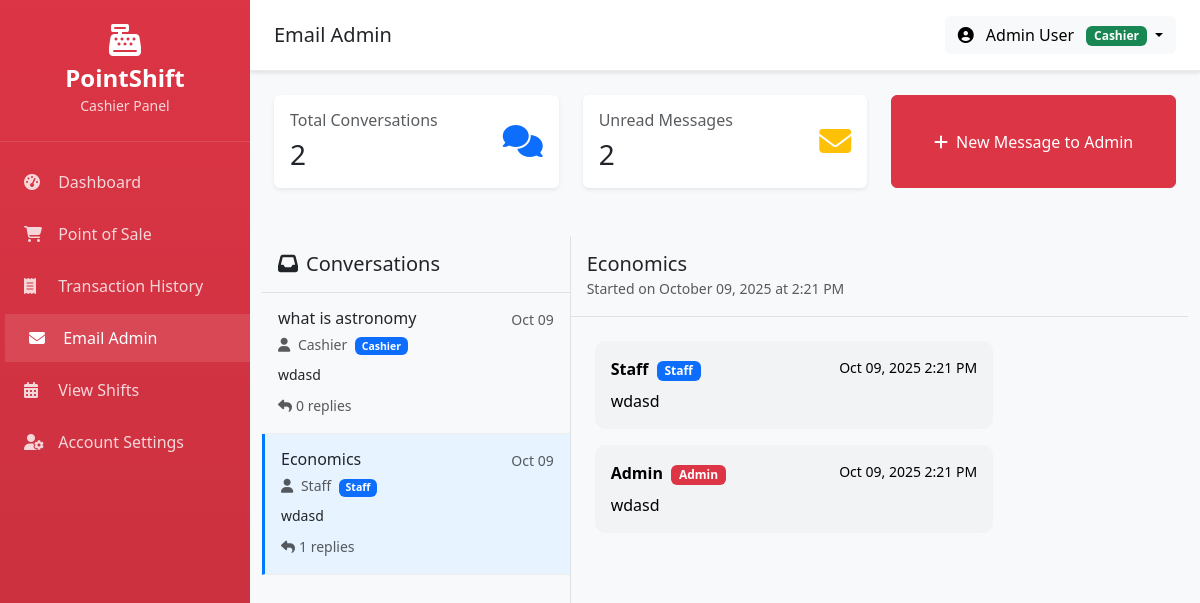
/cashier/email.php?conversation_id=1 (signed in), run on the app's committed database.
### tables this page shows
CREATE TABLE IF NOT EXISTS `messages` (
  `id` int NOT NULL AUTO_INCREMENT,
  `sender_id` int NOT NULL,
  `recipient_id` int DEFAULT NULL,
  `subject` varchar(255) NOT NULL,
  `message` text NOT NULL,
  `parent_message_id` int DEFAULT NULL COMMENT 'For threaded conversations',
  `is_read` tinyint(1) DEFAULT '0',
  `created_at` timestamp NULL DEFAULT CURRENT_TIMESTAMP,
  `updated_at` timestamp NULL DEFAULT CURRENT_TIMESTAMP ON UPDATE CURRENT_TIMESTAMP,
  PRIMARY KEY (`id`),
  KEY `sender_id` (`sender_id`),
  KEY `recipient_id` (`recipient_id`),
  KEY `parent_message_id` (`parent_message_id`),
  CONSTRAINT `messages_ibfk_1` FOREIGN KEY (`sender_id`) REFERENCES `users` (`id`),
  CONSTRAINT `messages_ibfk_2` FOREIGN KEY (`recipient_id`) REFERENCES `users` (`id`),
  CONSTRAINT `messages_ibfk_3` FOREIGN KEY (`parent_message_id`) REFERENCES `messages` (`id`) ON DELETE CASCADE
);

CREATE TABLE IF NOT EXISTS `users` (
  `id` int NOT NULL AUTO_INCREMENT,
  `username` varchar(50) NOT NULL,
  `email` varchar(100) NOT NULL,
  `password` varchar(255) NOT NULL,
  `role` enum('admin','staff','cashier') NOT NULL DEFAULT 'staff',
  `first_name` varchar(50) NOT NULL,
  `last_name` varchar(50) NOT NULL,
  `status` enum('active','inactive') DEFAULT 'active',
  `created_at` timestamp NULL DEFAULT CURRENT_TIMESTAMP,
  `updated_at` timestamp NULL DEFAULT CURRENT_TIMESTAMP ON UPDATE CURRENT_TIMESTAMP,
  PRIMARY KEY (`id`),
  UNIQUE KEY `username` (`username`),
  UNIQUE KEY `email` (`email`)
);

### cashier/email.php (the view, shortened to what this page needs)
<?php
require_once '../config.php';
$user_id = $_SESSION['user_id'];
$conversations_query = "
    SELECT m.*,
           u.first_name as sender_first_name,
           u.last_name as sender_last_name,
           u.role as sender_role,
           (SELECT COUNT(*) FROM messages WHERE parent_message_id = m.id OR id = m.id) as reply_count,
           (SELECT COUNT(*) FROM messages WHERE parent_message_id = m.id AND recipient_id = ? AND is_read = 0) as unread_replies
    FROM messages m
    JOIN users u ON m.sender_id = u.id
    WHERE (m.sender_id = ? OR m.recipient_id = ?)
    AND m.parent_message_id IS NULL
    ORDER BY m.created_at DESC
";
$stmt = $conn->prepare($conversations_query);
$stmt->bind_param("iii", $user_id, $user_id, $user_id);
$stmt->execute();
$conversations = $stmt->get_result()->fetch_all(MYSQLI_ASSOC);
$selected_conversation = null;
$conversation_thread = [];
if (isset($_GET['conversation_id'])) {
    $conversation_id = $_GET['conversation_id'];
    $stmt = $conn->prepare("
        SELECT m.*,
               u.first_name as sender_first_name,
               u.last_name as sender_last_name,
               u.role as sender_role
        FROM messages m
        JOIN users u ON m.sender_id = u.id
        WHERE m.id = ?
    ");
    $stmt->bind_param("i", $conversation_id);
    $stmt->execute();
    $selected_conversation = $stmt->get_result()->fetch_assoc();
    $stmt = $conn->prepare("
        SELECT m.*,
               u.first_name as sender_first_name,
               u.last_name as sender_last_name,
               u.role as sender_role
        FROM messages m
        JOIN users u ON m.sender_id = u.id
        WHERE m.parent_message_id = ?
        ORDER BY m.created_at ASC
    ");
    $stmt->bind_param("i", $conversation_id);
    $stmt->execute();
    $conversation_thread = $stmt->get_result()->fetch_all(MYSQLI_ASSOC);
}
$unread_count = $conn->query("SELECT COUNT(*) as count FROM messages WHERE recipient_id = $user_id AND is_read = 0")->fetch_assoc()['count'];
?>
<div class="row mb-4 p-4">
    <div class="col-md-4">
        <div class="card border-0 shadow-sm">
            <div class="card-body">
                <div class="d-flex justify-content-between align-items-center">
                    <div>
                        <h6 class="text-muted mb-2">Total Conversations</h6>
                        <h3 class="mb-0"><?php echo count($conversations); ?></h3>
                    </div>
                    <div class="text-primary">
                        <i class="fas fa-comments fa-2x"></i>
                    </div>
                </div>
            </div>
        </div>
    </div>
    <div class="col-md-4">
        <div class="card border-0 shadow-sm">
            <div class="card-body">
                <div class="d-flex justify-content-between align-items-center">
                    <div>
                        <h6 class="text-muted mb-2">Unread Messages</h6>
                        <h3 class="mb-0"><?php echo $unread_count; ?></h3>
                    </div>
                    <div class="text-warning">
                        <i class="fas fa-envelope fa-2x"></i>
                    </div>
                </div>
            </div>
        </div>
    </div>
    <div class="col-md-4">
        <button class="btn btn-danger w-100 h-100" data-bs-toggle="modal" data-bs-target="#newMessageModal">
            <i class="fas fa-plus me-2"></i>New Message to Admin
        </button>
    </div>
</div>
<div class="container-fluid px-4">
    <div class="row message-container">
        <div class="col-md-4 p-0 conversation-list">
            <div class="p-3 bg-light border-bottom">
                <h5 class="mb-0"><i class="fas fa-inbox me-2"></i>Conversations</h5>
            </div>
            <?php if (empty($conversations)): ?>
                <div class="text-center py-5">
                    <i class="fas fa-inbox fa-3x text-muted mb-3"></i>
                    <p class="text-muted">No conversations yet</p>
                    <button class="btn btn-primary" data-bs-toggle="modal" data-bs-target="#newMessageModal">
                        Send Your First Message
                    </button>
                </div>
            <?php else: ?>
                <?php foreach ($conversations as $conv): ?>
                    <div class="conversation-item <?php echo isset($_GET['conversation_id']) && $_GET['conversation_id'] == $conv['id'] ? 'active' : ''; ?> <?php echo $conv['unread_replies'] > 0 ? 'unread' : ''; ?>"
                         onclick="window.location.href='email.php?conversation_id=<?php echo $conv['id']; ?>'">
                        <div class="d-flex justify-content-between align-items-start">
                            <div class="flex-grow-1">
                                <h6 class="mb-1">
                                    <?php echo htmlspecialchars($conv['subject']); ?>
                                </h6>
                                <small class="text-muted">
                                    <i class="fas fa-user me-1"></i>
                                    <?php echo htmlspecialchars($conv['sender_first_name'] . ' ' . $conv['sender_last_name']); ?>
                                    <span class="badge bg-<?php echo $conv['sender_role'] == 'admin' ? 'danger' : 'primary'; ?> ms-1">
                                        <?php echo ucfirst($conv['sender_role']); ?>
                                    </span>
                                </small>
                                <p class="mb-0 mt-2 small text-truncate"><?php echo htmlspecialchars(substr($conv['message'], 0, 100)); ?></p>
                            </div>
                            <small class="text-muted ms-2"><?php echo date('M d', strtotime($conv['created_at'])); ?></small>
                        </div>
                        <div class="mt-2">
                            <small class="text-muted">
                                <i class="fas fa-reply me-1"></i><?php echo $conv['reply_count'] - 1; ?> replies
                            </small>
                        </div>
                    </div>
                <?php endforeach; ?>
            <?php endif; ?>
        </div>
        <div class="col-md-8 p-0">
            <?php if ($selected_conversation): ?>
                <div class="p-3 bg-light border-bottom">
                    <h5 class="mb-0"><?php echo htmlspecialchars($selected_conversation['subject']); ?></h5>
                    <small class="text-muted">Started on <?php echo date('F d, Y \a\t g:i A', strtotime($selected_conversation['created_at'])); ?></small>
                </div>
                <div class="message-thread">
                    <div class="message-bubble <?php echo $selected_conversation['sender_id'] == $user_id ? 'sent' : 'received'; ?>">
                        <div class="d-flex justify-content-between align-items-start mb-2">
                            <strong>
                                <?php echo htmlspecialchars($selected_conversation['sender_first_name'] . ' ' . $selected_conversation['sender_last_name']); ?>
                                <span class="badge bg-<?php echo $selected_conversation['sender_role'] == 'admin' ? 'danger' : 'primary'; ?> ms-1">
                                    <?php echo ucfirst($selected_conversation['sender_role']); ?>
                                </span>
                            </strong>
                            <small><?php echo date('M d, Y g:i A', strtotime($selected_conversation['created_at'])); ?></small>
                        </div>
                        <p class="mb-0"><?php echo nl2br(htmlspecialchars($selected_conversation['message'])); ?></p>
                    </div>
                    <?php foreach ($conversation_thread as $reply): ?>
                        <div class="message-bubble <?php echo $reply['sender_id'] == $user_id ? 'sent' : 'received'; ?>">
                            <div class="d-flex justify-content-between align-items-start mb-2">
                                <strong>
                                    <?php echo htmlspecialchars($reply['sender_first_name'] . ' ' . $reply['sender_last_name']); ?>
                                    <span class="badge bg-<?php echo $reply['sender_role'] == 'admin' ? 'danger' : 'primary'; ?> ms-1">
                                        <?php echo ucfirst($reply['sender_role']); ?>
                                    </span>
                                </strong>
                                <small><?php echo date('M d, Y g:i A', strtotime($reply['created_at'])); ?></small>
                            </div>
                            <p class="mb-0"><?php echo nl2br(htmlspecialchars($reply['message'])); ?></p>
                        </div>
                    <?php endforeach; ?>
                </div>
            <?php endif; ?>
        </div>
    </div>
</div>
<?php
require_once 'views/layout.php';
?>

### cashier/views/layout.php (style rules this page uses)
body { background-color: #f8f9fa; font-family: 'Segoe UI', Tahoma, Geneva, Verdana, sans-serif; }

### cashier/email.php (style rules this page uses)
.message-container { height: calc(100vh - 150px); overflow-y: auto; }
.conversation-list { border-right: 1px solid #dee2e6; height: 100%; overflow-y: auto; }
.conversation-item { padding: 1rem; border-bottom: 1px solid #eee; cursor: pointer; transition: background 0.2s; }
.conversation-item.active { background: #e7f3ff; border-left: 3px solid #007bff; }
.message-thread { padding: 1.5rem; height: 100%; overflow-y: auto; }
.message-bubble { padding: 1rem; border-radius: 10px; margin-bottom: 1rem; max-width: 70%; }
.message-bubble.received { background: #f1f3f5; color: #000; }

### data on the page
messages: subject "what is astronomy", sender.last_name "Cashier", sender.role "Cashier", message "wdasd", created_at "Oct 09", reply_count "0"
messages: subject "Economics", sender.last_name "Staff", sender.role "Staff", message "wdasd", created_at "Oct 09", reply_count "1", created_at "October 09, 2025 at 2:21 PM", created_at "Oct 09, 2025 2:21 PM"
messages: sender.last_name "Admin", sender.role "Admin", created_at "Oct 09, 2025 2:21 PM", message "wdasd"

### other printed values
$page_title "Email Admin"
$firstName . ' ' . $lastName "Admin User"
count($conversations) "2"
$unread_count "2"
